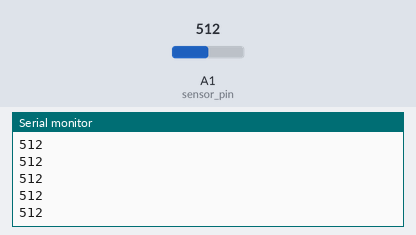
This sketch was run on a simulated Arduino Uno, built with avr-gcc and run on an emulated ATmega328P. Shown: the last lines printed to the serial monitor. The inputs (shaded band) are chosen by the test bench; at power-on: A1 (sensor_pin) = 512.

Above: at 1.2 s.
1.3 s: A1 (sensor_pin) set to 716
At 1.56 s:
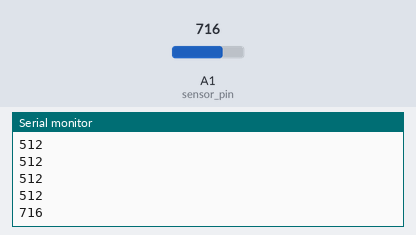
2.8 s: A1 (sensor_pin) set to 900
At 2.96 s:
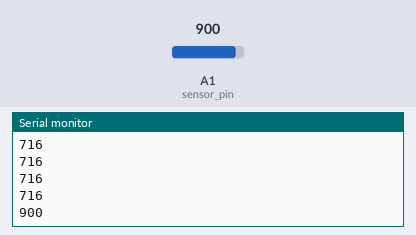
Timing chart, 0 to 5.8 s (numbered marks = the images above; inputs shaded):
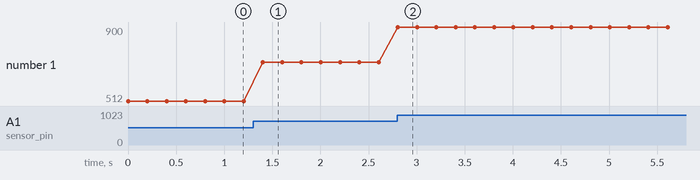

Measured:
- after the input at 1.3 s, the serial monitor: prints a new line after 0.10 s (image 1)
- after the input at 2.8 s, the serial monitor: prints a new line at once (image 2)
- plotted number 1: 512 → 716 after the input at 1.3 s, 716 → 900 after the input at 2.8 s

The sketch:

session7_calibrate.ino
```cpp
// setup constants
const int sensor_pin = 1;
int anread = 0;

void setup() {
  // initialize Serial
  Serial.begin(9600);

}

void loop() {
  // put your main code here, to run repeatedly:
  anread = analogRead(sensor_pin);
  Serial.println(anread);
  delay(200);
}
```
